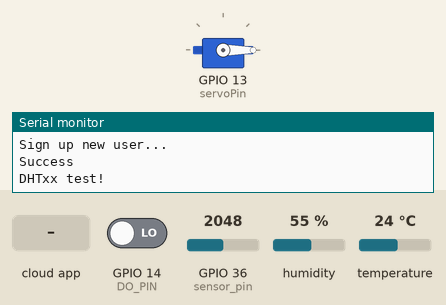
This program was run on a simulated ESP32. Shown: servo, the last lines printed to the serial monitor. Inputs (shaded band) come from the test bench; at power-on: GPIO 14 (DO_PIN) LOW, GPIO 36 (sensor_pin) = 2048, humidity 55 %, temperature 24 °C. WiFi joins after 1.5 s; servers stay silent unless stated; the Firebase database answers and starts empty.

Above: at 2.7 s.
2.8 s: the phone or cloud app sets motor to 1
At 11.9 s:
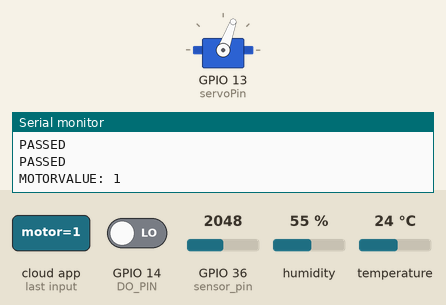
12.5 s: the phone or cloud app sets motor to 0
At 22.0 s:
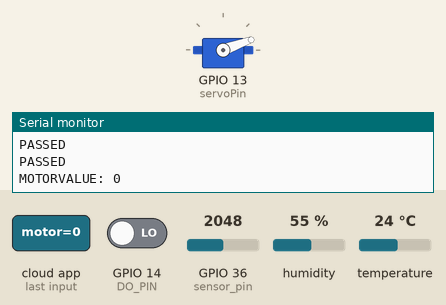
Timing chart, 0 to 23.5 s (numbered marks = the images above; inputs shaded):
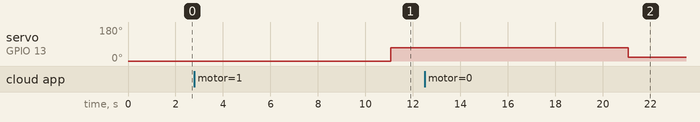

The program:

main.cpp
```cpp
#include <Arduino.h>
#include <WiFi.h>
#include <Wire.h>
#include <FirebaseESP32.h> //the second
#include <WiFiManager.h>
#include "EmonLib.h"
#include "addons/TokenHelper.h"
#include "addons/RTDBHelper.h"
#define DEVICE_UID "1X"
#include <Adafruit_Sensor.h>
#include <MPU6050_tockn.h>
#include "DHT.h"
#include <driver/adc.h>
#include <WebServer.h>
#include <DNSServer.h>
#include <ESP32Servo.h>

#define DHTPIN 4
#define DHTTYPE DHT22
DHT dht(DHTPIN, DHTTYPE);

#define WIFI_SSID "Akash"
#define WIFI_PASSWORD "akash786"

#define API_KEY "xyz"
#define DATABASE_URL "https://smart-irrigation-fcb24-default-rtdb.asia-southeast1.firebasedatabase.app/"

FirebaseData fbdo;
FirebaseAuth fb_auth;
FirebaseConfig config;

int servoPin = 13;
int rain=0,motor = 0;

#define POWER_PIN 32  // ESP32's pin GPIO32 that provides the power to the rain sensor
#define DO_PIN 14

String device_location = "Living Room";
String databasePath = "";
String email_name = "akash@gmail.com";
String password_name = "akash1";
String fuid = "";
unsigned long elapsedMillis = 0;
unsigned long update_interval = 10000;
bool isAuthenticated = false;


int _moisture, sensor_analog;
const int sensor_pin = A0;
int pos=0;

Servo myservo;

FirebaseJson humidity_json;
FirebaseJson temp_json;
FirebaseJson heatindex_json;
FirebaseJson moisture_json;
FirebaseJson user_json;

FirebaseJson motor_json;
FirebaseJson rain_json;

void Wifi_Init() {
  WiFi.begin(WIFI_SSID, WIFI_PASSWORD);
  Serial.print("Connecting to Wi-Fi");
  while (WiFi.status() != WL_CONNECTED) {
    Serial.print(".");
    delay(300);
  }

  Serial.println();
  Serial.print("Connected with IP: ");
  Serial.println(WiFi.localIP());
  Serial.println();
}

void firebase_init() {
  config.api_key = API_KEY;
  fb_auth.user.password = password_name.c_str();
  fb_auth.user.email = email_name.c_str();
  config.database_url = DATABASE_URL;
  Firebase.reconnectWiFi(true);
  Serial.println("------------------------------------");
  Serial.println("Sign up new user...");

  if (Firebase.signUp(&config, &fb_auth, "", "")) {
    Serial.println("Success");
    isAuthenticated = true;
    databasePath = "/users/123";
    fuid = fb_auth.token.uid.c_str();
  } else {
    Serial.printf("Failed, %s\n", config.signer.signupError.message.c_str());
    isAuthenticated = false;
  }

  config.token_status_callback = tokenStatusCallback;

  Firebase.begin(&config, &fb_auth);

  while (!Firebase.ready()) {
    Serial.println("Firebase is not ready");
    delay(1000);
  }
}

void setup() {
  Serial.begin(115200);
  myservo.attach(servoPin, 500, 2400);
  myservo.write(pos);
  Wifi_Init();
  firebase_init();
  Wire.begin();
  Serial.println(F("DHTxx test!"));
  dht.begin();
  pinMode(POWER_PIN, OUTPUT);  // configure the power pin pin as an OUTPUT
  pinMode(DO_PIN, INPUT);
}

void updateSensorReadings() {
  digitalWrite(POWER_PIN, HIGH);
  delay(10);
   int rain_state = digitalRead(DO_PIN);
   digitalWrite(POWER_PIN, LOW);

   if (rain_state == HIGH)
    rain=0;
  else
    rain=1;

  Serial.println("------------------------------------");
  Serial.println("Reading Sensor data ...");
  float h = dht.readHumidity();
  float t = dht.readTemperature();
  if (isnan(h) || isnan(t)) {
    Serial.println(F("Failed to read from DHT sensor!"));
    return;
  }

  float hic = dht.computeHeatIndex(t, h, false);

  Serial.print(F("Humidity: "));
  Serial.print(h);
  Serial.print(F("%  Temperature: "));
  Serial.print(t);
  Serial.print(F("°C "));
  Serial.print(F("°F  Heat index: "));
  Serial.print(hic);
  Serial.print(F("°C "));


  sensor_analog = analogRead(sensor_pin);
  _moisture = (100 - ((sensor_analog / 4095.00) * 100));
  Serial.print("Moisture = ");
  Serial.print(_moisture);
  Serial.println("%");

  humidity_json.set("value", h);
  temp_json.set("value", t);
  heatindex_json.set("value", hic);
  moisture_json.set("value", _moisture);
  user_json.set("value", 123);
  rain_json.set("value", rain);
  motor_json.set("value",motor);
}

void uploadSensorData() {
  if (WiFi.status() != WL_CONNECTED) {
    Serial.println("Wi-Fi connection lost. Reconnecting...");
    Wifi_Init();
  }

  if (millis() - elapsedMillis > update_interval  && isAuthenticated && Firebase.ready())
  {
    elapsedMillis = millis();
    updateSensorReadings();
    String humidity_node = databasePath + "/humidity";
    String temp_node = databasePath + "/temp";
    String heatindex_node = databasePath + "/heatindex";
    String moisture_node = databasePath + "/moisture";
    // String motor_node = databasePath  + "/motor";
    String rain_node = databasePath  + "/rain";
    String user_node = databasePath  + "/users";

    if (Firebase.setJSON(fbdo, humidity_node.c_str(), humidity_json)) {
      Serial.println("PASSED");
          Serial.println("PATH: " + fbdo.dataPath());
          Serial.println("TYPE: " + fbdo.dataType());
          Serial.println("ETag: " + fbdo.ETag());
          Serial.print("VALUE: ");
          printResult(fbdo); //see addons/RTDBHelper.h
          Serial.println("------------------------------------");
          Serial.println();

    } else {
      Serial.println("FAILED");
          Serial.println("REASON: " + fbdo.errorReason());
          Serial.println("------------------------------------");
          Serial.println();
    }

    if (Firebase.setJSON(fbdo, temp_node.c_str(), temp_json)) {
      Serial.println("PASSED");
      printResult(fbdo);
    } else {
      Serial.println("FAILED [TEMP]");
      Serial.println("REASON: " + fbdo.errorReason());
    }

    if (Firebase.setJSON(fbdo, heatindex_node.c_str(), heatindex_json)) {
      Serial.println("PASSED");
      printResult(fbdo);
    } else {
      Serial.println("FAILED [HEAT INDEX]");
      Serial.println("REASON: " + fbdo.errorReason());
    }

    if (Firebase.setJSON(fbdo, moisture_node.c_str(), moisture_json)) {
      Serial.println("PASSED");
      printResult(fbdo);
    } else {
      Serial.println("FAILED [MOISTURE]");
      Serial.println("REASON: " + fbdo.errorReason());
    }
     if (Firebase.setJSON(fbdo, rain_node.c_str(), rain_json)) {
      Serial.println("PASSED");
      printResult(fbdo);
    } else {
      Serial.println("FAILED [RAIN]");
      Serial.println("REASON: " + fbdo.errorReason());
    }

    if (Firebase.setJSON(fbdo, user_node.c_str(), user_json)) {
      Serial.println("PASSED");
      printResult(fbdo);
    } else {
      Serial.println("FAILED [USER]");
      Serial.println("REASON: " + fbdo.errorReason());
    }

    if (Firebase.getInt(fbdo, (databasePath  + "/motor/motor"))) {
    motor = fbdo.intData();
    Serial.print("MOTORVALUE: ");
    Serial.println(motor);
    if(motor==0)
  {
    myservo.write(20);
    delay(15);
  }
  else{
    myservo.write(70);
    delay(15);
  }
  } else {
    Serial.print("Failed to get sensor value: ");
    Serial.println(fbdo.errorReason());
  }


  }
}

void loop() {
  uploadSensorData();

}
```

Measured:
- after the input at 2.8 s, servo on GPIO 13 (servoPin): 0° → 70° after 8.3 s
- after the input at 12.5 s, servo on GPIO 13 (servoPin): 70° → 20° after 8.6 s
